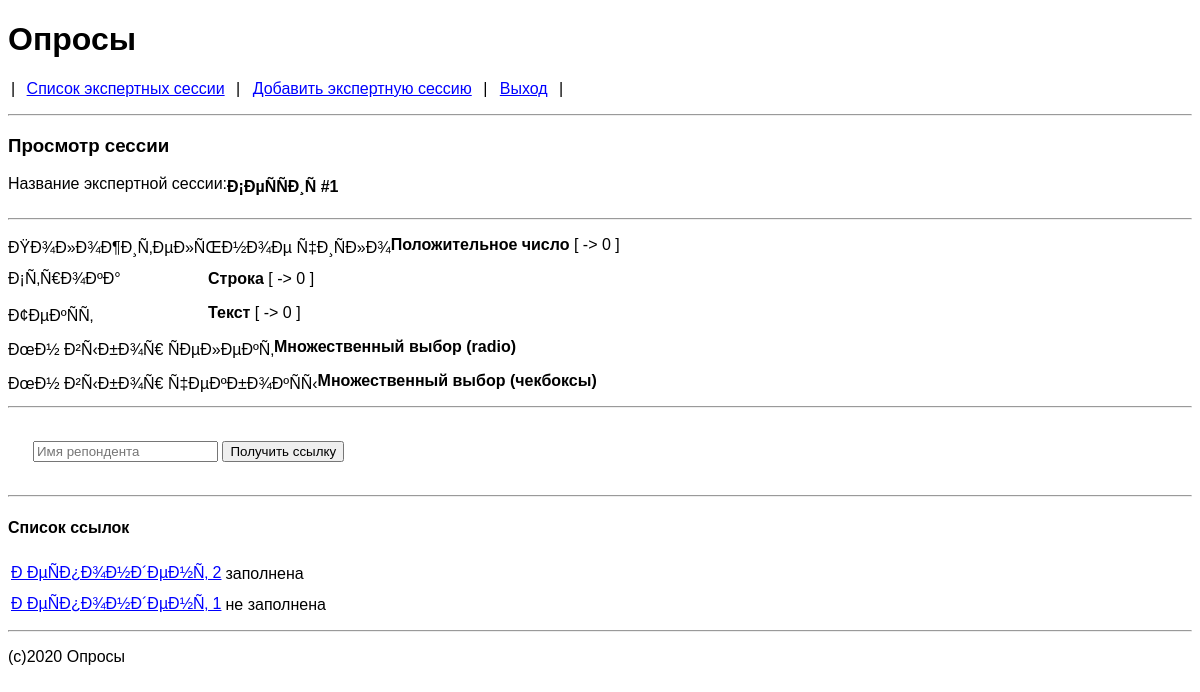
/?page=edit&poll_id=13 (signed in), run on the app's committed database.
### tables this page shows
CREATE TABLE `polls` (
  `id` bigint(20) unsigned NOT NULL AUTO_INCREMENT,
  `name` varchar(255) NOT NULL,
  `status` tinyint(1) NOT NULL DEFAULT '0',
  PRIMARY KEY (`id`)
);

CREATE TABLE `quastions` (
  `id` bigint(20) unsigned NOT NULL AUTO_INCREMENT,
  `poll_id` bigint(20) unsigned NOT NULL,
  `name` varchar(255) NOT NULL,
  `type` tinyint(3) unsigned NOT NULL,
  `options` text NOT NULL,
  PRIMARY KEY (`id`),
  KEY `poll_id` (`poll_id`)
);

CREATE TABLE `results` (
  `id` bigint(20) unsigned NOT NULL AUTO_INCREMENT,
  `poll_id` bigint(20) unsigned NOT NULL,
  `link` varchar(32) NOT NULL,
  `results` text NOT NULL,
  `title` varchar(255) NOT NULL,
  PRIMARY KEY (`id`),
  KEY `poll_id` (`poll_id`)
);

### includes/functions.php (called while the page is built, shortened)
<?php
function get_var($name, $default = '')
{
	return isset($_REQUEST[$name]) ? $_REQUEST[$name] : $default;
}

### actions/edit.php (called while the page is built, shortened)
<?php
$poll_id = (int)get_var('poll_id');
if ( ! $poll = $db->get_row("SELECT * FROM polls WHERE id = %d LIMIT 1", $poll_id))
{
	error(404);
}
if ( ! $quastions =  $db->get_rows("SELECT * FROM quastions WHERE poll_id = %d ORDER BY id", $poll_id))
{
	error(500);
}
foreach ($quastions as $quation)
{
	$quation->options = unserialize($quation->options);
}
$poll_id     = $poll->id;
$poll_name   = $poll->name;
$poll_status = $poll->status;
$results = $db->get_rows("SELECT * FROM results WHERE poll_id = %d ORDER BY id DESC", $poll_id);

### includes/db.php (called while the page is built, shortened)
<?php
class DB
{
	private $mh = null;
	private function connect()
	{
		if ( ! $this->mh = mysqli_connect(DB_HOST, DB_USER, DB_PASS, DB_NAME))
		{
			trigger_error('ошибка подключения к БД');
			exit;
		}
	}
	public function query($sql, $ignore = false)
	{
		if (is_array($sql))
		{
			$sql = sprintf(...$sql);
		}
		if ( ! $result = mysqli_query($this->mh, $sql))
		{
			if ($ignore) return false;
			trigger_error(sprintf(
				"Query: <b>$sql</b><br>\nError #%d: %s",
				mysqli_errno($this->mh),
				mysqli_error($this->mh)
			));
			exit;
		}
		return $result;
	}
	public function get_row(...$sql)
	{
		$result = $this->query($sql);
		return mysqli_num_rows($result) ? mysqli_fetch_object($result) : false;
	}
	public function get_rows(...$sql)
	{
		$result = $this->query($sql);
		$rows = [];
		while ($row = mysqli_fetch_object($result))
		{
			$rows[] = $row;
		}
		return $rows;
	}
}

### templates/session.phtml (the view)
<?php
	$types = [
		'',
		'Число',
		'Положительное число',
		'Строка',
		'Текст',
		'Множественный выбор (radio)',
		'Множественный выбор (чекбоксы)',
	];
?>
<p>
	<span>Название экспертной сессии:</span>
	<b><?= $poll_name ?></b>
	<hr>
	<?php foreach($quastions as $quastion) : ?>
		<?php
			$options = [];
			foreach ($quastion->options as $key => $option)
			{
				$options[] = "$key -> $option";
			}
		?>
		<p>
			<span><?= $quastion->name ?></span>
			<strong><?= $types[$quastion->type] ?></strong>
			<?php if ( ! empty($options)) { ?>[ <?= print_r(join(' | ', $options), true) ?> ]<?php } ?>
		</p>
	<?php endforeach; ?>
</p>

### templates/edit.phtml (shortened to what this page needs)
<?php if ($poll_status) : ?>
	<h3>Просмотр сессии</h3>
	<?php include 'session.phtml'; ?>
<?php endif; ?>
<hr>
<div class="create-link">
	<form method="POST" action="./?page=create_link&poll_id=<?= $poll_id ?>">
		<input type="text" required="required" name="title" placeholder="Имя репондента">
		<input type="submit" value="Получить ссылку">
	</form>
</div>
<?php if ($poll_status) : ?>
	<hr>
	<h4>Список ссылок</h4>
	<table>
		<?php foreach ($results as $result) : ?>
			<tr>
				<?php if (empty($result->results)) : ?>
					<td><a target="_blank" href="./?page=poll&link=<?= $result->link ?>"><?= $result->title ?></a></td>
					<td>не заполнена</td>
				<?php else: ?>
					<td><a target="_blank" href="./?page=view&link=<?= $result->link ?>"><?= $result->title ?></a></td>
					<td>заполнена</td>
				<?php endif; ?>
			</tr>
		<?php endforeach; ?>
	</table>
<?php endif; ?>

### assets/style.css (style rules this page uses)
* { font-family: sans-serif; }
a { color: blue; }
.create-link { padding: 25px; }
p > span { display: block; float: left; min-width: 200px; }

### data on the page
polls: name "Ð¡ÐµÑÑÐ¸Ñ #1"
quastions: name "ÐŸÐ¾Ð»Ð¾Ð¶Ð¸Ñ‚ÐµÐ»ÑŒÐ½Ð¾Ðµ Ñ‡Ð¸ÑÐ»Ð¾", type "Положительное число", options "-> 0"
quastions: name "Ð¡Ñ‚Ñ€Ð¾ÐºÐ°", type "Строка", options "-> 0"
quastions: name "Ð¢ÐµÐºÑÑ‚", type "Текст", options "-> 0"
quastions: name "ÐœÐ½ Ð²Ñ‹Ð±Ð¾Ñ€ ÑÐµÐ»ÐµÐºÑ‚", type "Множественный выбор (radio)"
quastions: name "ÐœÐ½ Ð²Ñ‹Ð±Ð¾Ñ€ Ñ‡ÐµÐºÐ±Ð¾ÐºÑÑ‹", type "Множественный выбор (чекбоксы)"
results: title "Ð ÐµÑÐ¿Ð¾Ð½Ð´ÐµÐ½Ñ‚ 2"
results: title "Ð ÐµÑÐ¿Ð¾Ð½Ð´ÐµÐ½Ñ‚ 1"
